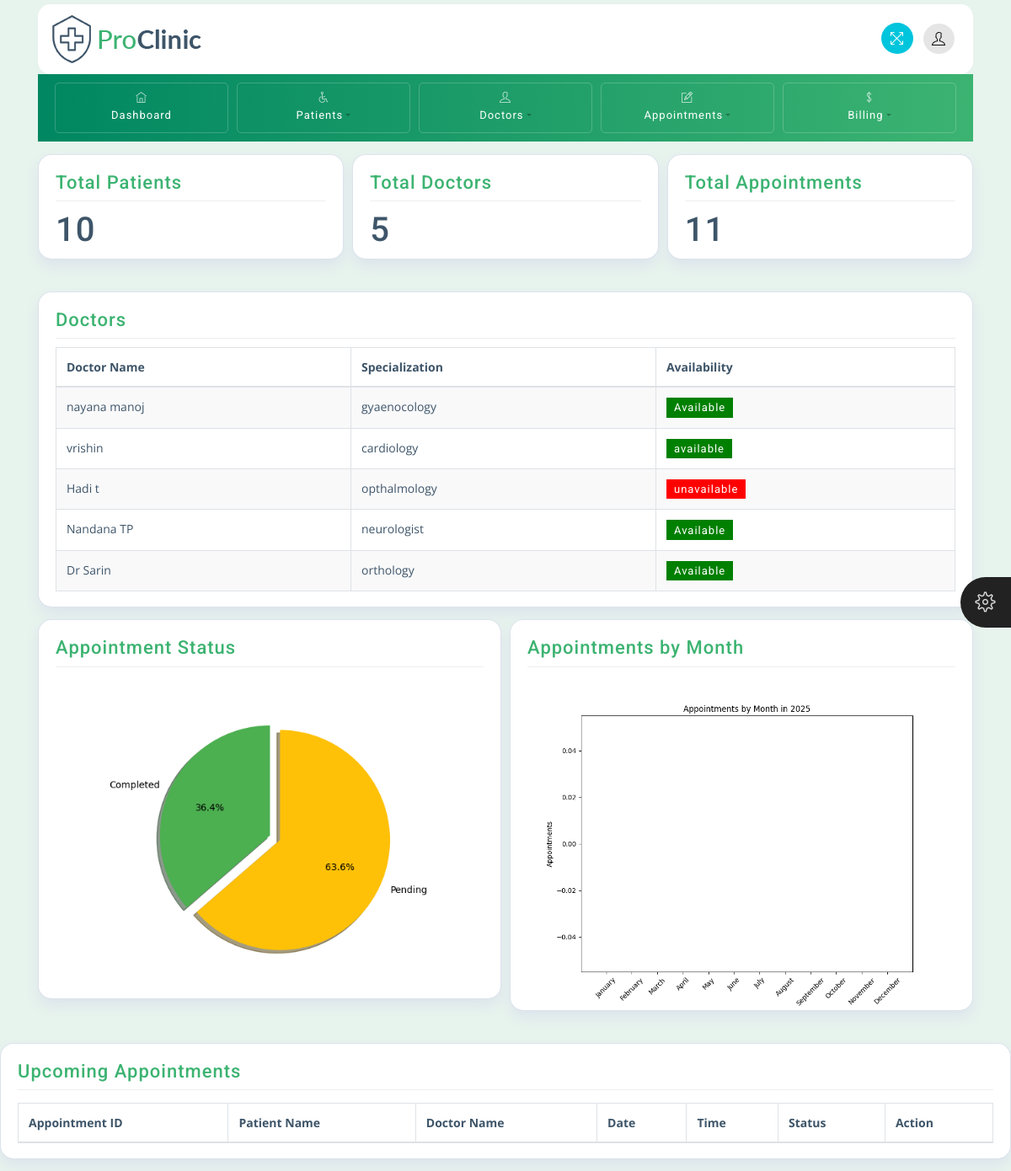
The page / on the database its author committed.
### app/models.py (models this page shows, shortened)
class Doctor(models.Model):
    doctor_name=models.CharField(max_length=100)
    date_of_birth=models.CharField(max_length=100)
    specialization=models.CharField(max_length=100)
    experience=models.CharField(max_length=100)
    age=models.IntegerField()
    phone=models.IntegerField()
    email = models.EmailField(max_length=100)
    gender = models.CharField(max_length=50)
    availability=models.CharField(max_length=100)
    address = models.TextField()

### hospital/views.py (the view)
# urls.py: path('',views.HOME,name='home'),
def HOME(request):
    total_patients = Patient.objects.count()
    total_doctors = Doctor.objects.count()
    total_appointments = Appointment.objects.count()
    completed_appointments = Appointment.objects.filter(status="Completed").count()
    pending_appointments = Appointment.objects.filter(status="Pending").count()
    doctors = Doctor.objects.values('doctor_name', 'specialization', 'availability')
    server_time = now()
    adjusted_time = server_time + timedelta(hours=5)
    today = adjusted_time.date()  # Get today's date based on the server's local time zone
    upcoming_appointments = Appointment.objects.filter(date1__gte=today).order_by('date1').values(
        'id', 'patient_name', 'doctor_name', 'date1', 'time_slot', 'status'
    )
    labels = ['Completed', 'Pending']
    sizes = [completed_appointments, pending_appointments]
    colors = ['#4CAF50', '#FFC107']
    explode = (0.1, 0)  # explode first slice
    fig, ax = plt.subplots()
    ax.pie(sizes, explode=explode, labels=labels, colors=colors, autopct='%1.1f%%', shadow=True, startangle=90)
    ax.axis('equal')  # Equal aspect ratio ensures that pie is drawn as a circle.
    pie_chart = BytesIO()
    plt.savefig(pie_chart, format='png')
    pie_chart.seek(0)
    pie_chart_url = base64.b64encode(pie_chart.getvalue()).decode('utf8')
    plt.close(fig)
    current_year = datetime.now().year
    months = range(1, 13)  # January (1) to December (12)
    monthly_counts = [
        Appointment.objects.filter(date1__month=month, date1__year=current_year).count() for month in months
    ]
    month_names = [calendar.month_name[month] for month in months]
    fig, ax = plt.subplots(figsize=(9, 7))  # Smaller figure size
    ax.bar(month_names, monthly_counts, color='#2196F3')
    ax.set_xlabel('Month')
    ax.set_ylabel('Appointments')
    ax.set_title(f'Appointments by Month in {current_year}')
    ax.tick_params(axis='x', rotation=45)
    bar_chart = BytesIO()
    plt.savefig(bar_chart, format='png')
    bar_chart.seek(0)
    bar_chart_url = base64.b64encode(bar_chart.getvalue()).decode('utf8')
    plt.close(fig)
    context = {
        'total_patients': total_patients,
        'total_doctors': total_doctors,
        'total_appointments': total_appointments,
        'pie_chart_url': pie_chart_url,
        'bar_chart_url': bar_chart_url,
        'doctors': doctors,
        'upcoming_appointments': upcoming_appointments,
    }
    return render(request, 'home.html', context)

### templates/home.html (shortened to what this page needs)
{% extends 'base.html' %}
{% block content %}
<div class="container home">
    <div class="row">
        <div class="col-md-4">
            <div class="widget-area-2 proclinic-box-shadow" style="border-radius: 15px; overflow: hidden;">
                <h3 class="widget-title">Total Patients</h3>
                <h1>{{ total_patients }}</h1>
            </div>
        </div>
        <div class="col-md-4">
            <div class="widget-area-2 proclinic-box-shadow" style="border-radius: 15px; overflow: hidden;">
                <h3 class="widget-title">Total Doctors</h3>
                <h1>{{ total_doctors }}</h1>
            </div>
        </div>
        <div class="col-md-4">
            <div class="widget-area-2 proclinic-box-shadow" style="border-radius: 15px; overflow: hidden;">
                <h3 class="widget-title">Total Appointments</h3>
                <h1>{{ total_appointments }}</h1>
            </div>
        </div>
    </div>
    <div class="row mt-4">
        <div class="col-md-12">
            <div class="widget-area-2 proclinic-box-shadow" style="border-radius: 15px; overflow: hidden;">
                <h3 class="widget-title">Doctors</h3>
                <table class="table table-bordered table-striped">
                    <thead>
                        <tr>
                            <th>Doctor Name</th>
                            <th>Specialization</th>
                            <th>Availability</th>
                        </tr>
                    </thead>
                    <tbody>
                        {% for doctor in doctors %}
                        <tr>
                            <td>{{ doctor.doctor_name }}</td>
                            <td>{{ doctor.specialization }}</td>
                            <td>
                                <span class="badge" style="background-color: {% if doctor.availability == 'available' or doctor.availability == 'Available' %}green{% else %}red{% endif %}; color: white;font-size:13px;">
                                    {{ doctor.availability }}
                                </span>
                            </td>
                        </tr>
                        {% endfor %}
                    </tbody>
                </table>
            </div>
        </div>
    </div>
    <div class="row">
        <div class="col-md-6">
            <div class="widget-area-2 proclinic-box-shadow" style="border-radius: 15px; overflow: hidden;">
                <h3 class="widget-title">Appointment Status</h3>
                <img alt="Pie Chart" class="img-fluid">
            </div>
        </div>
        <div class="col-md-6">
            <div class="widget-area-2 proclinic-box-shadow" style="border-radius: 15px; overflow: hidden;">
                <h3 class="widget-title">Appointments by Month</h3>
                <img alt="Bar Chart" class="img-fluid">
            </div>
        </div>
    </div>
</div>
<div class="row mt-4">
    <div class="col-md-12">
        <div class="widget-area-2 proclinic-box-shadow" style="border-radius: 15px; overflow: hidden;">
            <h3 class="widget-title">Upcoming Appointments</h3>
            <table class="table table-bordered table-striped">
                <thead>
                    <tr>
                        <th>Appointment ID</th>
                        <th>Patient Name</th>
                        <th>Doctor Name</th>
                        <th>Date</th>
                        <th>Time</th>
                        <th>Status</th>
                        <th>Action</th>
                    </tr>
                </thead>
            </table>
        </div>
    </div>
</div>
{% endblock %}

### templates/base.html (shortened to what this page needs)
<!DOCTYPE html>
<html>
<head>
    {%load static%}
	<link rel="stylesheet" href="{% static 'css/bootstrap.min.css' %}">
	<link rel="stylesheet" href="{% static 'css/themify-icons.css' %}">
	<link rel="stylesheet" href="{% static 'css/animate.css' %}">
	<link rel="stylesheet" href="{% static 'css/styles.css' %}">
	<link rel="stylesheet" href="{% static 'css/green.css' %}" id="style_theme">
	<link rel="stylesheet" href="{% static 'css/responsive.css' %}">
	<link rel="stylesheet" href="{% static 'charts/css/morris.css' %}">
	<link rel="stylesheet" href="{% static 'css/jquery-jvectormap.css' %}">
</head>
<body>
	<div class="theme-settings" id="switcher">
		<span class="theme-click">
			<span class="ti-settings"></span>
		</span>
	</div>
	<div class="wrapper"  >
		<div id="content">
			<div class="container top-brand " >
				<nav class="navbar navbar-default" style="border-radius: 15px; overflow: hidden;">
					<div class="navbar-header">
						<div class="sidebar-header"> <a href="{% url 'home' %}"><img src="{%static 'images/logo-dark.png'%}" class="logo" alt="logo"></a>
						</div>
					</div>
					<ul class="nav justify-content-end">
						<li class="nav-item">
							<a class="nav-link">
								<span title="Fullscreen" class="ti-fullscreen fullscreen"></span>
							</a>
						</li>
						<li class="nav-item">
							<a class="nav-link dropdown-toggle" data-toggle="dropdown" href="#" role="button" aria-haspopup="true"
							 aria-expanded="false">
								<span class="ti-user"></span>
							</a>
						</li>
					</ul>
				</nav>
			</div>
			<div class="container menu-nav">
				<nav class="navbar navbar-expand-lg proclinic-bg text-white">
					<div class="collapse navbar-collapse" id="navbarSupportedContent" >
						<ul class="navbar-nav mr-auto justify-content-evenly w-100" >
							<li class="nav-item justify-content-evenly w-100" >
								<a class="nav-link"  href="{% url 'home' %}" role="button" aria-haspopup="true"
								 aria-expanded="false"><span class="ti-home"></span> Dashboard</a>
							<li class="nav-item dropdown justify-content-evenly w-100">
								<a class="nav-link dropdown-toggle" data-toggle="dropdown" href="#" role="button" aria-haspopup="true"
								 aria-expanded="false"><span class="ti-wheelchair"></span> Patients</a>
							</li>
							<li class="nav-item dropdown justify-content-evenly w-100">
								<a class="nav-link dropdown-toggle" data-toggle="dropdown" href="#" role="button" aria-haspopup="true"
								 aria-expanded="false"><span class="ti-user"></span> Doctors</a>
							</li>
							<li class="nav-item dropdown justify-content-evenly w-100">
								<a class="nav-link dropdown-toggle" data-toggle="dropdown" href="#" role="button" aria-haspopup="true"
								 aria-expanded="false"><span class="ti-pencil-alt"></span> Appointments</a>
							</li>
							<li class="nav-item dropdown justify-content-evenly w-100">
								<a class="nav-link dropdown-toggle" data-toggle="dropdown" href="#" role="button" aria-haspopup="true"
								 aria-expanded="false"><span class="ti-money"></span> Billing</a>
							</li>
							</li>
						</ul>
					</div>
				</nav>
			</div>
{% block content %}
           {% endblock %}
		</div>
	</div>
</body>
</html>

### static/css/styles.css (style rules this page uses)
body { font-family: 'Open Sans', sans-serif; background-color: #E7F3ED; color: #3e5569; }
h1, h2, h3, h4, h5, h6, span, .menu-nav { font-family: 'Roboto', sans-serif; letter-spacing: 1px; }
a, a:hover, a:focus { color: inherit; text-decoration: none; transition: all 0.3s; }
.navbar { padding: 10px 15px; background: #fff; border: none; border-radius: 0; display:flex; justify-content: space-between; }
.navbar-nav { display: flex; justify-content: space-between; width: 100%; }
.navbar-nav .nav-item { flex-grow: 1; text-align: center; }
.badge { padding: .4em .7em; border-radius: 0; font-weight: 400; }
.table td, .table th { padding: .75rem; }
#content { padding-top: 5px; padding-bottom: 15px; transition: all 0.3s; width: 100%; }
.proclinic-box-shadow { border-radius: 0; border: 0; -webkit-box-shadow: 0 0 0 1px #dce3ec, 0 8px 16px 0 #dce3ec; box-shadow: 0 0 0 1px #dce3ec, 0 8px 16px 0 #dce3ec; background: #fff; margin-top: 20px; }
div[class*="col-"] { padding-right: 6px; padding-left: 6px; }
.table-striped tbody tr:nth-of-type(odd) { background-color: rgba(61,79,90,.03); }
table.table tbody td, table.table thead th { font-size: 14px; }
#switcher { position: fixed; bottom: 45%; right: -130px; width: 130px; background-color: #404040; color: #ffffff; z-index: 9999; font-size: 15px; padding-bottom: 20px; -webkit-transition: all 0.6s ease; transition: all 0.6s ease; height: 80px; }
#switcher .theme-click { display: block; position: absolute; padding: 8px; width: 60px; height: 60px; line-height: 48px; color: #ffffff; font-size: 24px; background-color: #222; text-align: center; left: -60px; top: 0; cursor: pointer; z-index: 2; border-radius: 30px 0 0 30px; }
#switcher .theme-click .ti-settings { color: #ddd; }
.menu-nav .navbar-nav .nav-item { font-size: 13px; padding: 2px 0px; border: 1px solid rgba(255,255,255,.2); margin: 0 5px; border-radius: 5px; }
.menu-nav .dropdown-toggle::after { color: rgba(0,0,0,.3); }
.menu-nav [class^="ti-"], .menu-nav [class*=" ti-"] { color: rgba(255,255,255,.8); }
.navbar-default .dropdown-toggle::after { display: none; }
.navbar-default .ti-announcement, .navbar-default .ti-user, .navbar-default .ti-search { padding: 10px; border-radius: 50%; color: #000; }
.navbar-default .ti-user, .navbar-default .ti-announcement, .navbar-default .ti-search { background: rgba(0,0,0,.1); }
.top-brand .nav-link { padding: 6px; cursor: pointer; }
.navbar .nav .nav-item:last-child .nav-link { padding-right: 7px; }
.fullscreen { padding: 10px; font-size: 17px; cursor: pointer; background: #00c5dc; color: #fff; border-radius: 50%; margin-left: 10px; }
.widget-area-2 { background: #fff; margin-top: 1rem; padding: 20px; padding-bottom: 2px; border-radius: 2px; }
.widget-title { font-size: 22px; padding-bottom: .5rem; margin-bottom: 15px; border-bottom: 1px solid #eeeeee; }
.home .widget-title { font-size: 22px; padding-bottom: .5rem; margin-bottom: 10px; border-bottom: 1px solid #eeeeee; }

### static/css/green.css (style rules this page uses)
.proclinic-bg { background: #3CB371; background: -webkit-linear-gradient(to right, #008761, #3CB371); background: linear-gradient(to right, #008761, #3CB371); }
.widget-title { color: #3CB371; }

### static/css/responsive.css (style rules this page uses)
@media (min-width: 992px) { .row { margin-right: -5px; margin-left: -5px; } }
@media (min-width: 992px) and (max-width: 1200px) { .menu-nav [class^="ti-"], .menu-nav [class*=" ti-"] { display: block; margin-bottom: 5px; text-align: center; } }

### rows shown on the page
Doctor: doctor_name "nayana manoj", specialization "gyaenocology", availability "Available"
Doctor: doctor_name "vrishin", specialization "cardiology", availability "available"
Doctor: doctor_name "Hadi t", specialization "opthalmology", availability "unavailable"
Doctor: doctor_name "Nandana TP", specialization "neurologist", availability "Available"
Doctor: doctor_name "Dr Sarin", specialization "orthology", availability "Available"

### other values the page prints
{{ total_patients }} "10"
{{ total_doctors }} "5"
{{ total_appointments }} "11"
